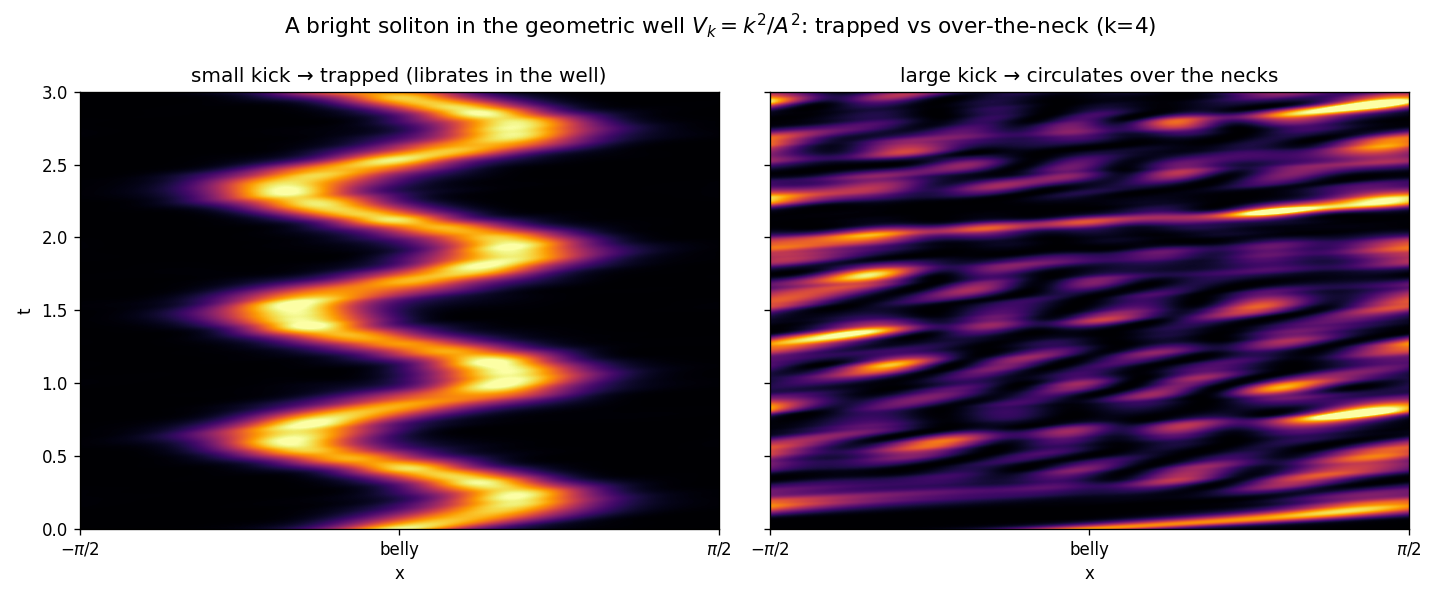

Generate this figure with Python:
"""
Direction 4: soliton-geometry interaction on the reduced belly-to-neck line.

The k-sector reduces to 1-D focusing NLS with the geometric potential V_k=k^2/A^2
(well at belly, barrier at neck). A bright soliton given a small kick LIBRATES in
the belly well (trapped); given a larger kick it climbs over the neck barrier and
CIRCULATES -- the nonlinear analogue of the librating/circulating geodesics.
"""
import numpy as np
import scipy.sparse as sp
from scipy.sparse.linalg import splu
import matplotlib
matplotlib.use("Agg")
import matplotlib.pyplot as plt

OUT = "/home/thorax/nls_lumpy_torus"
k = 4
Nx = 400
x = np.linspace(-np.pi / 2, np.pi / 2, Nx, endpoint=False)
dx = x[1] - x[0]
A = np.sqrt((1 + np.cos(x) ** 2) / 2)
Aface = 0.5 * (A + np.roll(A, -1)); Am = np.roll(Aface, 1)
r = np.r_[np.arange(Nx), np.arange(Nx), (np.arange(Nx) + 1) % Nx]
c = np.r_[np.arange(Nx), (np.arange(Nx) + 1) % Nx, np.arange(Nx)]
v = np.r_[(Am + Aface) / dx, -Aface / dx, -Aface / dx]
Kx = sp.coo_matrix((v, (r, c)), shape=(Nx, Nx)).tocsr()
Mdiag = A * dx
Vk = k ** 2 / A ** 2 * dx                          # potential (lumped, weighted)
Mmat = sp.diags(Mdiag)


def evolve(p, T=3.0, Nt=3000, sigma=-1.0, eta=3.0):
    dt = T / Nt
    L = (1j * Mmat - 0.5 * dt * (Kx + sp.diags(Vk))).tocsc()
    lu = splu(L)
    rhs_op = (1j * Mmat + 0.5 * dt * (Kx + sp.diags(Vk)))
    u = (eta / np.cosh(eta * x) * np.exp(1j * p * x)).astype(complex)   # soliton + kick
    carpet = np.empty((Nt // 6, Nx)); ci = 0
    for n in range(Nt):
        base = rhs_op @ u
        w = u.copy()
        for _ in range(4):
            uh = 0.5 * (w + u)
            w = lu.solve(base + sigma * dt * (Mdiag * (np.abs(uh) ** 2 * uh)))
        u = w
        if n % 6 == 0:
            carpet[ci] = np.abs(u) ** 2; ci += 1
    return carpet[:ci]


fig, ax = plt.subplots(1, 2, figsize=(12, 5), sharey=True)
for a, p, title in [(ax[0], 2.0, "small kick → trapped (librates in the well)"),
                    (ax[1], 6.0, "large kick → circulates over the necks")]:
    cp = evolve(p)
    im = a.imshow(cp, origin="lower", aspect="auto", cmap="inferno",
                  extent=[-np.pi / 2, np.pi / 2, 0, 3.0], vmax=np.percentile(cp, 99.5))
    a.set_xticks([-np.pi / 2, 0, np.pi / 2]); a.set_xticklabels([r"$-\pi/2$", "belly", r"$\pi/2$"])
    a.set_xlabel("x"); a.set_title(title)
ax[0].set_ylabel("t")
fig.suptitle(r"A bright soliton in the geometric well $V_k=k^2/A^2$: trapped vs over-the-neck (k=4)", fontsize=13)
fig.tight_layout(); fig.savefig(f"{OUT}/soliton_barrier.png", dpi=120)
print("wrote soliton_barrier.png")
